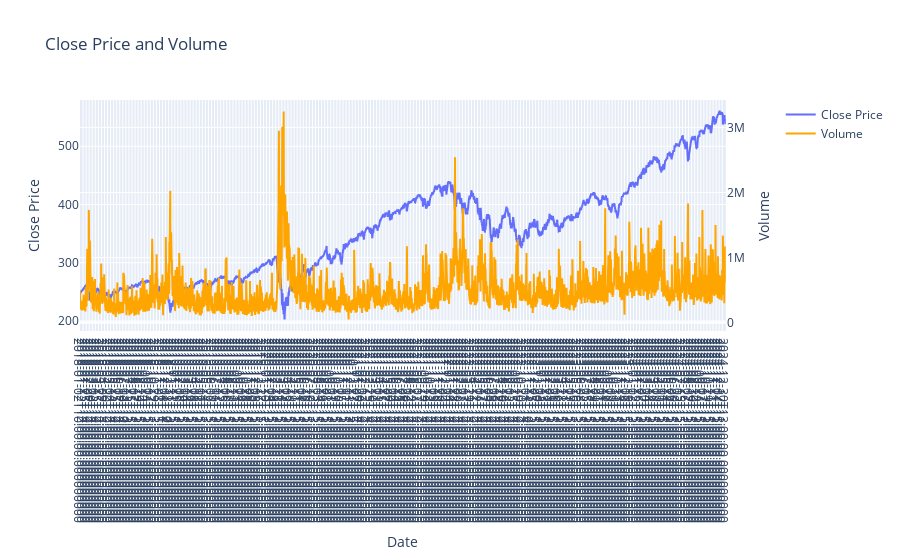

Notebook source saved alongside this figure:
### Code cell
import pandas as pd
import plotly.graph_objects as go
from plotly.subplots import make_subplots

df = pd.read_csv('./raw_data/VOO_60min_splits_only_standard.csv', parse_dates=['timestamp'], index_col='timestamp').sort_index()
df = df[(df.index >= "2018-01-01") & (df.index < "2025-01-01")]

volume = df['volume'].ewm(span=5).mean()

fig = make_subplots(specs=[[{"secondary_y": True}]])

fig.add_trace(
    go.Scatter(x=df.index, y=df['close'], name="Close Price"),
    secondary_y=False,
)

fig.add_trace(
    go.Scatter(x=df.index, y=volume, name="Volume", line=dict(color='orange')),
    secondary_y=True,
)

# Add figure title
fig.update_layout(
    title_text="Close Price and Volume"
)

# Set x-axis title with reduced tick density
fig.update_xaxes(
    title_text="Date", 
    type="category",
    tickmode='linear',
    tick0=0,
    dtick=50  # Show every 50th tick to reduce density
)

# Set y-axes titles
fig.update_yaxes(title_text="Close Price", secondary_y=False)
fig.update_yaxes(title_text="Volume", secondary_y=True)

fig.show()

### Figure 1 — Plotly figure (JSON) as saved in the notebook; plotly's stock layout.template omitted (floating-point values rounded to 4 significant figures; data arrays with more than 128 entries replaced by an {"elided": "..."} marker saying what was removed)
{"data": [{"name": "Close Price", "type": "scatter", "x": {"elided": "10559 str values"}, "xaxis": "x", "y": {"elided": "10559 float values"}, "yaxis": "y"}, {"line": {"color": "orange"}, "name": "Volume", "type": "scatter", "x": {"elided": "10559 str values"}, "xaxis": "x", "y": {"elided": "10559 float values"}, "yaxis": "y2"}], "layout": {"title": {"text": "Close Price and Volume"}, "xaxis": {"anchor": "y", "domain": [0, 0.94], "dtick": 50, "tick0": 0, "tickmode": "linear", "title": {"text": "Date"}, "type": "category"}, "yaxis": {"anchor": "x", "domain": [0, 1], "title": {"text": "Close Price"}}, "yaxis2": {"anchor": "x", "overlaying": "y", "side": "right", "title": {"text": "Volume"}}}}
